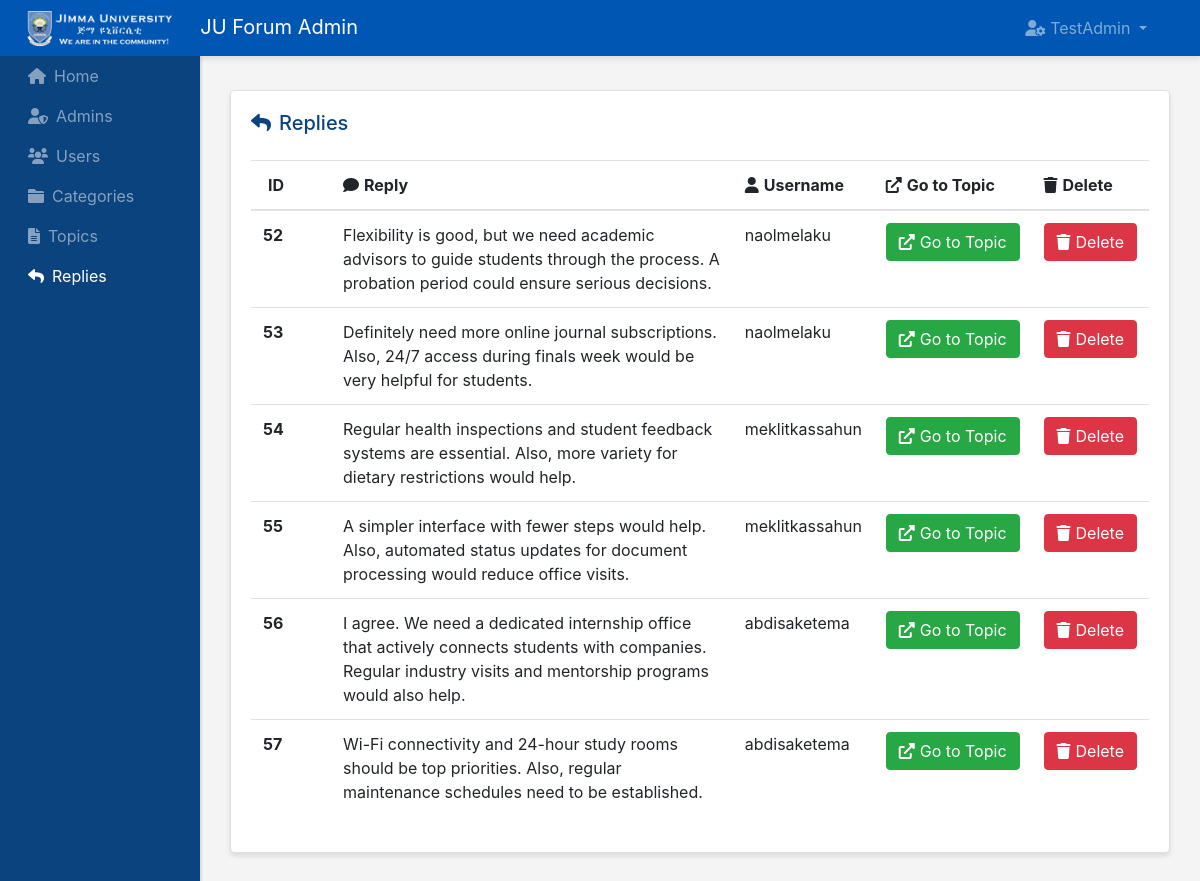
/admin-panel/replies-admins/show-replies.php (signed in), run on the app's committed database.
### tables this page shows
CREATE TABLE `replies` (
  `id` int(5) NOT NULL,
  `reply` varchar(200) NOT NULL,
  `user_id` int(5) NOT NULL,
  `user_image` varchar(200) NOT NULL,
  `topic_id` int(5) NOT NULL,
  `user_name` varchar(200) NOT NULL,
  `created_at` timestamp NOT NULL DEFAULT current_timestamp()
);

### admin-panel/replies-admins/show-replies.php (the view, shortened to what this page needs)
<?php require "../layouts/header.php" ?>
<?php require "../../config/config.php" ?>
<?php
$replies = $conn->query("SELECT * FROM replies ");
$replies->execute();
$allReplies = $replies->fetchAll(PDO::FETCH_OBJ);
?>
<div class="row">
    <div class="col">
        <div class="card">
            <div class="card-body">
                <h5 class="card-title mb-4 d-inline"><i class="fas fa-reply" style="margin-right: 8px;"></i>Replies</h5>
                <table class="table mt-4">
                    <thead>
                        <tr>
                            <th scope="col" style="vertical-align: middle; white-space: nowrap; min-width: 80px;">
                                <i class="fas " style="margin-right: 5px;"></i>ID
                            </th>
                            <th scope="col" style="vertical-align: middle;">
                                <i class="fas fa-comment" style="margin-right: 5px;"></i>Reply
                            </th>
                            <th scope="col" style="vertical-align: middle; white-space: nowrap; min-width: 120px;">
                                <i class="fas fa-user" style="margin-right: 5px;"></i>Username
                            </th>
                            <th scope="col" style="vertical-align: middle; white-space: nowrap; min-width: 130px;">
                                <i class="fas fa-external-link-alt" style="margin-right: 5px;"></i>Go to Topic
                            </th>
                            <th scope="col" style="vertical-align: middle; white-space: nowrap; min-width: 100px;">
                                <i class="fas fa-trash" style="margin-right: 5px;"></i>Delete
                            </th>
                        </tr>
                    </thead>
                    <tbody>
                        <?php foreach($allReplies as $reply) : ?>
                        <tr>
                            <th scope="row"><?php echo $reply->id;?></th>
                            <td><?php echo $reply->reply;?></td>
                            <td><?php echo $reply->user_name;?></td>
                            <td>
                                <a href="http://localhost/forum/topics/topic.php?id=<?php echo $reply->topic_id; ?>" class="btn btn-success text-center">
                                    <i class="fas fa-external-link-alt" style="margin-right: 5px;"></i>Go to Topic
                                </a>
                            </td>
                            <td>
                                <a href="delete-replies.php?id=<?php echo $reply->id;?>" class="btn btn-danger text-center">
                                    <i class="fas fa-trash" style="margin-right: 5px;"></i>Delete
                                </a>
                            </td>
                        </tr>
                        <?php endforeach; ?>
                    </tbody>
                </table>
            </div>
        </div>
    </div>
</div>
<?php require "../layouts/footer.php" ?>

### admin-panel/styles/style.css (style rules this page uses)
body { background:#f4f4f4; }
.card { margin-bottom: 15px; border-radius:5px; box-shadow: 0 3px 5px rgba(0,0,0,.1); }
.card-title { color: #0b437f; }

### data on the page
replies: id "52", reply "Flexibility is good, but we need academic advisors to guide students through the process. A probation period could ensure serious decisions.", user_name "naolmelaku"
replies: id "53", reply "Definitely need more online journal subscriptions. Also, 24/7 access during finals week would be very helpful for students.", user_name "naolmelaku"
replies: id "54", reply "Regular health inspections and student feedback systems are essential. Also, more variety for dietary restrictions would help.", user_name "meklitkassahun"
replies: id "55", reply "A simpler interface with fewer steps would help. Also, automated status updates for document processing would reduce office visits.", user_name "meklitkassahun"
replies: id "56", reply "I agree. We need a dedicated internship office that actively connects students with companies. Regular industry visits and mentorship programs would also help.", user_name "abdisaketema"
replies: id "57", reply "Wi-Fi connectivity and 24-hour study rooms should be top priorities. Also, regular maintenance schedules need to be established.", user_name "abdisaketema"

### other printed values
$_SESSION['adminname'] "TestAdmin"
